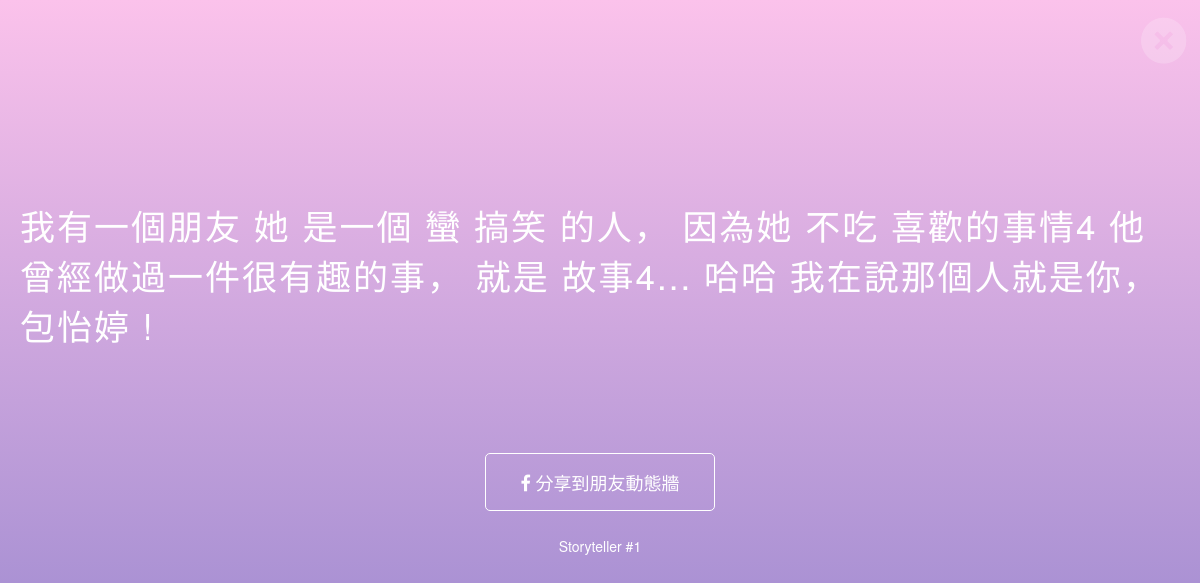
The page /story/2/ on the database its author committed.
### story/models.py (models this page shows, shortened)
class Story(models.Model):
    author = models.ForeignKey(StoryAuthor, related_name='storys',null=True)
    sb_thing = models.CharField(max_length=30,null=True)
    sb_story = models.CharField(max_length=100,null=True)
    sb_name = models.CharField(max_length=30,null=True)
    SB_GENDER = (
        ('他','他'),
        ('她','她'),
    )
    sb_gender = models.CharField(max_length = 100,null=True,choices = SB_GENDER, )
    SB_ADV = (
        ('有點','有點'),
        ('非常','非常'),
        ('蠻','蠻'),
        ('超級','超級'),
        ('史上無敵','史上無敵'),
    )
    sb_adv = models.CharField(max_length = 100,null=True,choices = SB_ADV)
    SB_ADJ = (
        ('奇怪','奇怪'),
        ('白目','白目'),
        ('有病','有病'),
        ('自戀','自戀'),
        ('搞笑','搞笑'),
        ('孤僻','孤僻'),
        ('嚴肅','嚴肅'),
        ('無趣','無趣'),
        ('奇耙','奇耙'),
        ('可怕','可怕'),
        ('笨蛋','笨蛋'),
        ('健忘','健忘'),
        ('厲害','厲害'),
        ('正常','正常'),
        ('懶惰','懶惰'),
    )
    sb_adj = models.CharField(max_length = 100,null=True,choices = SB_ADJ)
    SB_ABOUT = (
        ('很喜歡','很喜歡'),
        ('不喜歡','不喜歡'),
        ('不吃','不吃'),
        ('討厭','討厭'),
        ('怕','怕'),
        ('常常','常常'),
        ('很會','很會'),
    )
    sb_about = models.CharField(max_length = 100,null=True,choices = SB_ABOUT)
    WHO = (
        ('我們','我們'),
        ('他','他'),
        ('她','她'),
    )
    who = models.CharField(max_length = 100,null=True,choices = WHO)
    STH_ADJ = (
        ('扯','扯'),
        ('蠢','蠢'),
        ('煩','煩'),
        ('誇張','誇張'),
        ('有趣','有趣'),
        ('好笑','好笑'),
        ('丟臉','丟臉'),
        ('瘋狂','瘋狂'),
        ('誇張','誇張'),
        ('無聊','無聊'),
        ('幼稚','幼稚'),
        ('難忘','難忘'),
        ('開心','開心'),
    )
    sth_adj = models.CharField(max_length = 100,null=True,choices = STH_ADJ)
    ITJCTS = (
        ('哎','哎'),
        ('哈哈','哈哈'),
        ('呵呵','呵呵'),
        ('顆顆','顆顆'),
    )
    itjcts = models.CharField(max_length = 100,null=True,choices = ITJCTS)
    MARK = (
        ('~','~'),
        ('!','!'),
        ('!!!','!!!'),
        ('XD','XD'),
        ('>///<','>///<'),
        ('^^','^^'),
        (':)',':)'),
        ('。','。'),
    )
    mark = models.CharField(max_length = 100,null=True,choices = MARK)
    created_date = models.DateTimeField(
            default=timezone.now)
    published_date = models.DateTimeField(
            blank=True, null=True)

class StoryAuthor(models.Model):
    user = models.ForeignKey(User, on_delete=models.SET_NULL, null=True)

### story/views.py (the view)
# urls.py: url(r'^story/(?P<pk>[0-9]+)/$', views.story_detail, name='story_detail'),
def story_detail(request, pk):
    story = get_object_or_404(Story, pk=pk)
    return render(request, 'story/story_detail.html', {'story': story})

### story/templates/story/story_detail.html (shortened to what this page needs)
<!DOCTYPE html>
{% load staticfiles %}
<html>
    <head>
        <link rel="stylesheet" href="https://unpkg.com/element-ui/lib/theme-chalk/index.css">
        <link rel="stylesheet" href="{% static 'css/story.css' %}">
        <link rel="stylesheet" href="https://cdnjs.cloudflare.com/ajax/libs/font-awesome/4.7.0/css/font-awesome.min.css">
        <link rel="stylesheet" href="//maxcdn.bootstrapcdn.com/bootstrap/3.2.0/css/bootstrap.min.css">
        <link rel="stylesheet" href="//maxcdn.bootstrapcdn.com/bootstrap/3.2.0/css/bootstrap-theme.min.css">
    </head>
	  <body style="background-image: linear-gradient(to top, #a18cd1 0%, #fbc2eb 100%);">
        <a href="{% url 'story_list' %}" class="close fa fa-times-circle fa-6"></a>
        <div class="story_content">
          <p>
          <span>
          我有一個朋友
          {{ story.sb_gender }} 是一個 {{ story.sb_adv }} {{ story.sb_adj }} 的人，
          </span>
          <span>
          因為{{ story.sb_gender }} {{ story.sb_about }} {{ story.sb_thing }}
          </span>
          <span>
          {{ story.who }} 曾經做過一件很{{ story.sth_adj }}的事，
          </span>
          <span>
          就是 {{ story.sb_story }}...
          </span>
          <span>
          {{ story.itjcts }} 我在說那個人就是你，{{ story.sb_name }} {{ story.mark }}
          </span>
          </p>
          <div class="buttom">
            <br>
            <a href="{{ request.build_absolute_url }}" onclick="window.open('https://www.facebook.com/sharer/sharer.php?u='+encodeURIComponent(location.href),'facebook-share-dialog','width=626,height=436');return false;" class="write_button">
              <i class="fa fa-facebook" aria-hidden="true"> 分享到朋友動態牆</i>
            </a>
            <br><br><br>
            <span><a href="{% url 'storys_by_author' story.author.pk %}" style="color:#fff;">Storyteller #{{ story.author.id }}</a></span>
          </div>
        </div>
	  </body>
</html>

### static/css/story.css (style rules this page uses)
a { text-decoration:none }
.story_content { width: 800px; margin: 0 auto; }
.story_content p { text-align: left; font-size: 35px; margin-top: 200px; color: #fff; letter-spacing: 2px; }
.buttom { margin: 100px 100px; text-align: center; color: #fff; }
.write_button { padding: 15px 35px; border: 1px solid #fff; border-radius: 5px; background: transparent; font-size: 18px; color: #fff; }

### story/templates/story/story_detail.html (style rules this page uses)
.close { position: fixed; z-index: 652; top: 16px; right: 16px; font-size: 50px; color: #fff; }
@media screen and (max-width: 1280px) { .story_content { width: 100%; padding: 0 20px; } }

### rows shown on the page
Story: sb_gender "她", sb_adv "蠻", sb_adj "搞笑", sb_about "不吃", sb_thing "喜歡的事情4", who "他", sth_adj "有趣", sb_story "故事4", itjcts "哈哈", sb_name "包怡婷", mark "!", author.id "1"
